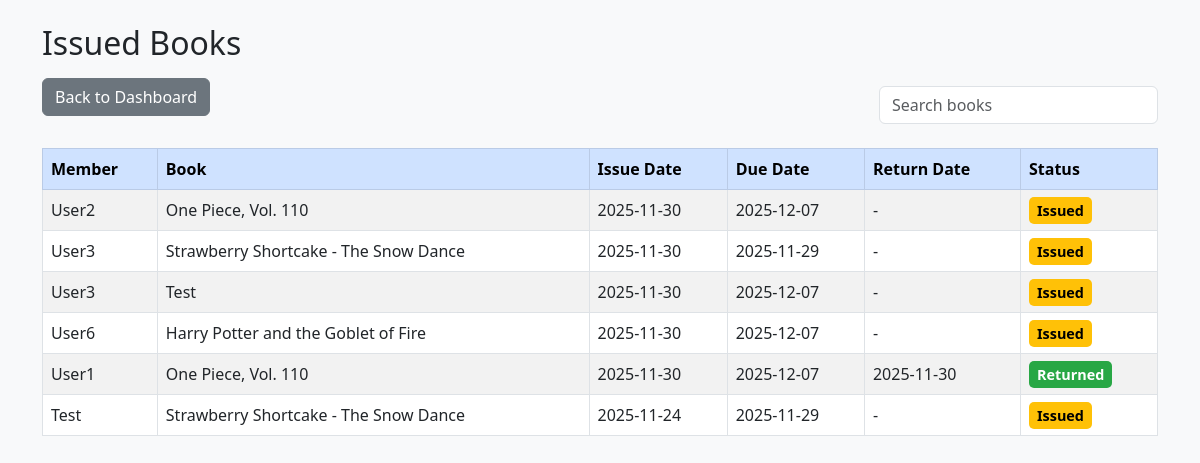
Screenshot of /admin/issued_books.php (signed in) with the database file from the repository.
### tables this page shows
CREATE TABLE IF NOT EXISTS `issued_books` (
  `issue_id` int(11) NOT NULL AUTO_INCREMENT,
  `member_id` int(11) DEFAULT NULL,
  `book_id` int(11) DEFAULT NULL,
  `issue_date` date DEFAULT NULL,
  `due_date` date DEFAULT NULL,
  `return_date` date DEFAULT NULL,
  `status` enum('Issued','Returned') DEFAULT NULL,
  PRIMARY KEY (`issue_id`),
  KEY `member_id` (`member_id`),
  KEY `book_id` (`book_id`)
);

CREATE TABLE IF NOT EXISTS `users` (
  `user_id` int(11) NOT NULL AUTO_INCREMENT,
  `name` varchar(100) DEFAULT NULL,
  `email` varchar(100) DEFAULT NULL,
  `password` varchar(255) DEFAULT NULL,
  `role` enum('admin','member','user') NOT NULL DEFAULT 'user',
  `visit_count` int(11) DEFAULT 0,
  `last_visit` datetime DEFAULT NULL,
  PRIMARY KEY (`user_id`),
  UNIQUE KEY `email` (`email`)
);

CREATE TABLE IF NOT EXISTS `books` (
  `book_id` int(11) NOT NULL AUTO_INCREMENT,
  `title` varchar(255) DEFAULT NULL,
  `author` varchar(100) DEFAULT NULL,
  `category` varchar(100) DEFAULT NULL,
  `description` text DEFAULT NULL,
  `publisher` varchar(100) DEFAULT NULL,
  `isbn` varchar(50) DEFAULT NULL,
  `quantity` int(11) DEFAULT NULL,
  `image` varchar(255) DEFAULT NULL,
  `available` int(11) DEFAULT NULL,
  `added_date` date DEFAULT NULL,
  PRIMARY KEY (`book_id`)
);

### admin/issued_books.php (the view, shortened to what this page needs)
<?php
require '../includes/db_connect.php';
$stmt = $pdo->query("
    SELECT
        i.issue_id,
        u.user_id,
        u.name AS member_name,
        u.email AS member_email,
        m.member_id,
        m.phone,
        m.address,
        b.book_id,
        b.title AS book_title,
        i.issue_date,
        i.due_date,
        i.return_date,
        i.status
    FROM issued_books i
    JOIN members m ON i.member_id = m.member_id
    JOIN users u ON m.user_id = u.user_id
    JOIN books b ON i.book_id = b.book_id
");
$issued_books = $stmt->fetchAll(PDO::FETCH_ASSOC);
?>
<!DOCTYPE html>
<html lang="en">
<head>
    <link href="https://cdn.jsdelivr.net/npm/bootstrap@5.3.0/dist/css/bootstrap.min.css" rel="stylesheet">
    <link href="../adminstyle.css" rel="stylesheet"/>
</head>
<body class="bg-light p-4">
    <div class="container">
        <h2 class="mb-3">Issued Books</h2>
        <div class="d-flex mb-3 align-items-center">
            <a href="dashboard.php" class="btn btn-secondary mb-3">Back to Dashboard</a>
            <input type="text" id="searchInput" class="form-control w-25 searchInput"  placeholder="Search books">
        </div>
        <table id="issuedTable" class="table table-bordered table-striped">
            <thead class="table-primary">
                <tr>
                    <th>Member</th>
                    <th>Book</th>
                    <th>Issue Date</th>
                    <th>Due Date</th>
                    <th>Return Date</th>
                    <th>Status</th>
                </tr>
            </thead>
            <tbody>
            <?php foreach ($issued_books as $i): ?>
                <tr>
                    <td><?= htmlspecialchars($i['member_name']); ?></td>
                    <td><?= htmlspecialchars($i['book_title']); ?></td>
                    <td><?= htmlspecialchars($i['issue_date']); ?></td>
                    <td><?= htmlspecialchars($i['due_date']); ?></td>
                    <td><?= $i['return_date'] ? htmlspecialchars($i['return_date']) : '-'; ?></td>
                    <td>
                        <span class="status <?= strtolower($i['status']); ?>">
                            <?= ucfirst($i['status']); ?>
                        </span>
                    </td>
                </tr>
            <?php endforeach; ?>
            </tbody>
        </table>
    </div>
</body>
</html>

### adminstyle.css (style rules this page uses)
.searchInput { margin-left: auto; }

### admin/issued_books.php (style rules this page uses)
.status { padding: 4px 8px; border-radius: 5px; font-weight: 600; font-size: 0.9rem; }
.status.issued { background: #ffc107; color: #000; }
.status.returned { background: #28a745; color: #fff; }

### rows the page displays
issued_books: users.name "User2", book.title "One Piece, Vol. 110", issue_date "2025-11-30", due_date "2025-12-07", status "Issued"
issued_books: users.name "User3", book.title "Strawberry Shortcake - The Snow Dance", issue_date "2025-11-30", due_date "2025-11-29", status "Issued"
issued_books: users.name "User3", book.title "Test", issue_date "2025-11-30", due_date "2025-12-07", status "Issued"
issued_books: users.name "User6", book.title "Harry Potter and the Goblet of Fire", issue_date "2025-11-30", due_date "2025-12-07", status "Issued"
issued_books: users.name "User1", book.title "One Piece, Vol. 110", issue_date "2025-11-30", due_date "2025-12-07", return_date "2025-11-30", status "Returned"
issued_books: users.name "Test", book.title "Strawberry Shortcake - The Snow Dance", issue_date "2025-11-24", due_date "2025-11-29", status "Issued"
